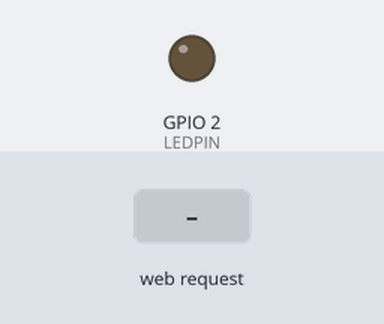
The sketch below on a simulated ESP32. Shown: output pins drawn as LEDs (lit = HIGH). The test bench sets the inputs (shaded band). WiFi joins after 1.5 s; servers stay silent unless stated; what the sketch prints to the serial monitor is not drawn.

Above: at 2.7 s.
2.8 s: HTTP request GET /H received
At 3.2 s:
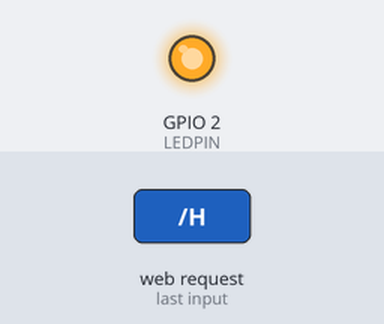
4.3 s: HTTP request GET /L received
At 5.6 s:
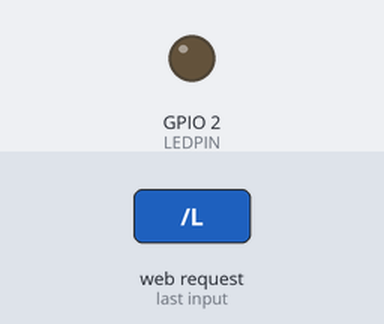
Timing chart, 0 to 7.3 s (numbered marks = the images above; inputs shaded):
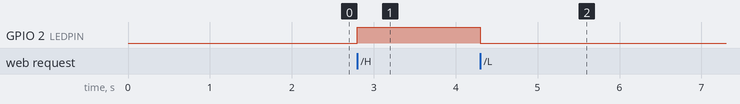

The sketch:

web_led.ino
```cpp
/*
 WiFi Web Server LED Blink

 A simple web server that lets you blink an LED via the web.
 This sketch will print the IP address of your WiFi Shield (once connected)
 to the Serial monitor. From there, you can open that address in a web browser
 to turn on and off the LED on pin 5.

 If the IP address of your shield is yourAddress:
 http://yourAddress/H turns the LED on
 http://yourAddress/L turns it off

 This example is written for a network using WPA encryption. For
 WEP or WPA, change the Wifi.begin() call accordingly.

 Circuit:
 * WiFi shield attached
 * LED attached to pin 5

 created for arduino 25 Nov 2012
 by Tom Igoe

ported for sparkfun esp32
31.01.2017 by Jan Hendrik Berlin

 */

#include <WiFi.h>

const char* ssid     = "informatics";
const char* password = "0953313123";
const int LEDPIN= BUILTIN_LED;
WiFiServer server(80);

void setup()
{
    Serial.begin(115200);
    pinMode(LEDPIN, OUTPUT);      // set the LED pin mode

    delay(10);

    // We start by connecting to a WiFi network

    Serial.println();
    Serial.println();
    Serial.print("Connecting to ");
    Serial.println(ssid);

    WiFi.begin(ssid, password);

    while (WiFi.status() != WL_CONNECTED) {
        delay(500);
        Serial.print(".");
    }

    Serial.println("");
    Serial.println("WiFi connected.");
    Serial.println("IP address: ");
    Serial.println(WiFi.localIP());

    server.begin();

}

int value = 0;

void loop(){
 WiFiClient client = server.available();   // listen for incoming clients

  if (client) {                             // if you get a client,
    Serial.println("New Client.");           // print a message out the serial port
    String currentLine = "";                // make a String to hold incoming data from the client
    while (client.connected()) {            // loop while the client's connected
      if (client.available()) {             // if there's bytes to read from the client,
        char c = client.read();             // read a byte, then
        Serial.write(c);                    // print it out the serial monitor
        if (c == '\n') {                    // if the byte is a newline character

          // if the current line is blank, you got two newline characters in a row.
          // that's the end of the client HTTP request, so send a response:
          if (currentLine.length() == 0) {
            // HTTP headers always start with a response code (e.g. HTTP/1.1 200 OK)
            // and a content-type so the client knows what's coming, then a blank line:
            client.println("HTTP/1.1 200 OK");
            client.println("Content-type:text/html");
            client.println();

            // the content of the HTTP response follows the header:
            client.print("Click <a href=\"/H\">here</a> to turn the LED on pin 2 on.<br>");
            client.print("Click <a href=\"/L\">here</a> to turn the LED on pin 2 off.<br>");

            // The HTTP response ends with another blank line:
            client.println();
            // break out of the while loop:
            break;
          } else {    // if you got a newline, then clear currentLine:
            currentLine = "";
          }
        } else if (c != '\r') {  // if you got anything else but a carriage return character,
          currentLine += c;      // add it to the end of the currentLine
        }

        // Check to see if the client request was "GET /H" or "GET /L":
        if (currentLine.endsWith("GET /H")) {
          digitalWrite(LEDPIN, HIGH);               // GET /H turns the LED on
        }
        if (currentLine.endsWith("GET /L")) {
          digitalWrite(LEDPIN, LOW);                // GET /L turns the LED off
        }
      }
    }
    // close the connection:
    client.stop();
    Serial.println("Client Disconnected.");
  }
}
```

Measured:
- after the input at 2.8 s, GPIO 2 (LEDPIN): LOW → HIGH at once
- after the input at 4.3 s, GPIO 2 (LEDPIN): HIGH → LOW at once
